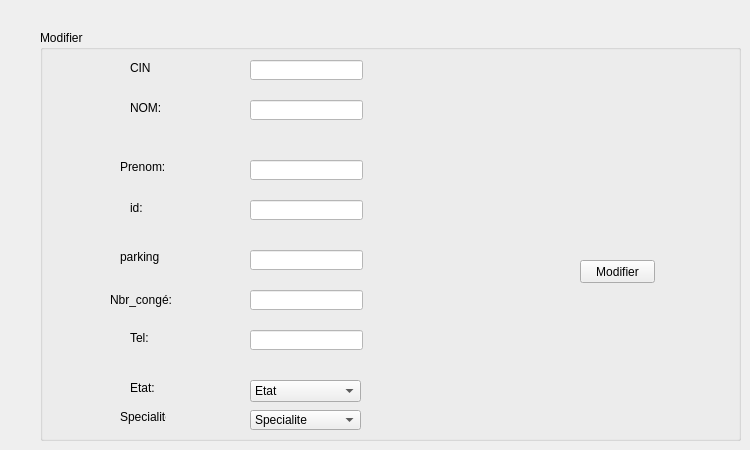
              <widget class="QWidget" name="tab_8">
               <attribute name="title">
                <string>Modifier Personnel</string>
               </attribute>
               <widget class="QGroupBox" name="groupBox_5">
                <property name="geometry">
                 <rect>
                  <x>40</x>
                  <y>30</y>
                  <width>701</width>
                  <height>411</height>
                 </rect>
                </property>
                <property name="styleSheet">
                 <string notr="true"/>
                </property>
                <property name="title">
                 <string>Modifier</string>
                </property>
                <widget class="QLabel" name="label_16">
                 <property name="geometry">
                  <rect>
                   <x>70</x>
                   <y>260</y>
                   <width>61</width>
                   <height>20</height>
                  </rect>
                 </property>
                 <property name="styleSheet">
                  <string notr="true"/>
                 </property>
                 <property name="text">
                  <string>Nbr_congé:</string>
                 </property>
                </widget>
                <widget class="QLabel" name="label_17">
                 <property name="geometry">
                  <rect>
                   <x>90</x>
                   <y>300</y>
                   <width>21</width>
                   <height>16</height>
                  </rect>
                 </property>
                 <property name="styleSheet">
                  <string notr="true"/>
                 </property>
                 <property name="text">
                  <string>Tel:</string>
                 </property>
                </widget>
                <widget class="QLineEdit" name="l_tel">
                 <property name="geometry">
                  <rect>
                   <x>210</x>
                   <y>300</y>
                   <width>113</width>
                   <height>20</height>
                  </rect>
                 </property>
                 <property name="styleSheet">
                  <string notr="true">background-color: rgb(255, 255, 255);</string>
                 </property>
                </widget>
                <widget class="QLabel" name="label_18">
                 <property name="geometry">
                  <rect>
                   <x>90</x>
                   <y>350</y>
                   <width>31</width>
                   <height>16</height>
                  </rect>
                 </property>
                 <property name="styleSheet">
                  <string notr="true"/>
                 </property>
                 <property name="text">
                  <string>Etat:</string>
                 </property>
                </widget>
                <widget class="QComboBox" name="cb_modifier">
                 <property name="geometry">
                  <rect>
                   <x>210</x>
                   <y>350</y>
                   <width>111</width>
                   <height>22</height>
                  </rect>
                 </property>
                 <item>
                  <property name="text">
                   <string>Etat</string>
                  </property>
                 </item>
                 <item>
                  <property name="text">
                   <string>celibataire</string>
                  </property>
                 </item>
                 <item>
                  <property name="text">
                   <string>en couple</string>
                  </property>
                 </item>
                 <item>
                  <property name="text">
                   <string>marie</string>
                  </property>
                 </item>
                 <item>
                  <property name="text">
                   <string>divorce</string>
                  </property>
                 </item>
                </widget>
                <widget class="QPushButton" name="pushButton_9">
                 <property name="geometry">
                  <rect>
                   <x>540</x>
                   <y>230</y>
                   <width>75</width>
                   <height>23</height>
                  </rect>
                 </property>
                 <property name="styleSheet">
                  <string notr="true"/>
                 </property>
                 <property name="text">
                  <string>Modifier</string>
                 </property>
                </widget>
                <widget class="QLabel" name="label_4">
                 <property name="geometry">
                  <rect>
                   <x>90</x>
                   <y>30</y>
                   <width>21</width>
                   <height>16</height>
                  </rect>
                 </property>
                 <property name="styleSheet">
                  <string notr="true"/>
                 </property>
                 <property name="text">
                  <string>CIN:</string>
                 </property>
                </widget>
                <widget class="QLabel" name="label_11">
                 <property name="geometry">
                  <rect>
                   <x>90</x>
                   <y>70</y>
                   <width>31</width>
                   <height>16</height>
                  </rect>
                 </property>
                 <property name="styleSheet">
                  <string notr="true"/>
                 </property>
                 <property name="text">
                  <string>NOM:</string>
                 </property>
                </widget>
                <widget class="QLabel" name="label_14">
                 <property name="geometry">
                  <rect>
                   <x>80</x>
                   <y>130</y>
                   <width>47</width>
                   <height>14</height>
                  </rect>
                 </property>
                 <property name="styleSheet">
                  <string notr="true"/>
                 </property>
                 <property name="text">
                  <string>Prenom:</string>
                 </property>
                </widget>
                <widget class="QLabel" name="label_15">
                 <property name="geometry">
                  <rect>
                   <x>90</x>
                   <y>170</y>
                   <width>31</width>
                   <height>16</height>
                  </rect>
                 </property>
                 <property name="styleSheet">
                  <string notr="true"/>
                 </property>
                 <property name="text">
                  <string>id:</string>
                 </property>
                </widget>
                <widget class="QLabel" name="label_19">
                 <property name="geometry">
                  <rect>
                   <x>80</x>
                   <y>220</y>
                   <width>47</width>
                   <height>14</height>
                  </rect>
                 </property>
                 <property name="styleSheet">
                  <string notr="true"/>
                 </property>
                 <property name="text">
                  <string>parking</string>
                 </property>
                </widget>
                <widget class="QLineEdit" name="l_CIN">
                 <property name="geometry">
                  <rect>
                   <x>210</x>
                   <y>30</y>
                   <width>113</width>
                   <height>20</height>
                  </rect>
                 </property>
                 <property name="styleSheet">
                  <string notr="true">background-color: rgb(255, 255, 255);</string>
                 </property>
                </widget>
                <widget class="QLineEdit" name="l_nom">
                 <property name="geometry">
                  <rect>
                   <x>210</x>
                   <y>70</y>
                   <width>113</width>
                   <height>20</height>
                  </rect>
                 </property>
                 <property name="styleSheet">
                  <string notr="true">background-color: rgb(255, 255, 255);</string>
                 </property>
                </widget>
                <widget class="QLineEdit" name="l_prenom">
                 <property name="geometry">
                  <rect>
                   <x>210</x>
                   <y>130</y>
                   <width>113</width>
                   <height>20</height>
                  </rect>
                 </property>
                 <property name="styleSheet">
                  <string notr="true">background-color: rgb(255, 255, 255);</string>
                 </property>
                </widget>
                <widget class="QLineEdit" name="l_mail">
                 <property name="geometry">
                  <rect>
                   <x>210</x>
                   <y>170</y>
                   <width>113</width>
                   <height>20</height>
                  </rect>
                 </property>
                 <property name="styleSheet">
                  <string notr="true">background-color: rgb(255, 255, 255);</string>
                 </property>
                </widget>
                <widget class="QLineEdit" name="l_adresse">
                 <property name="geometry">
                  <rect>
                   <x>210</x>
                   <y>220</y>
                   <width>113</width>
                   <height>20</height>
                  </rect>
                 </property>
                 <property name="styleSheet">
                  <string notr="true">background-color: rgb(255, 255, 255);</string>
                 </property>
                </widget>
                <widget class="QLineEdit" name="l_nbr_conge">
                 <property name="geometry">
                  <rect>
                   <x>210</x>
                   <y>260</y>
                   <width>113</width>
                   <height>20</height>
                  </rect>
                 </property>
                 <property name="styleSheet">
                  <string notr="true">background-color: rgb(255, 255, 255);</string>
                 </property>
                </widget>
                <widget class="QLabel" name="label_13">
                 <property name="geometry">
                  <rect>
                   <x>80</x>
                   <y>380</y>
                   <width>46</width>
                   <height>14</height>
                  </rect>
                 </property>
                 <property name="text">
                  <string>Specialite</string>
                 </property>
                </widget>
                <widget class="QComboBox" name="cb_genre_modifier">
                 <property name="geometry">
                  <rect>
                   <x>210</x>
                   <y>380</y>
                   <width>111</width>
                   <height>20</height>
                  </rect>
                 </property>
                 <item>
                  <property name="text">
                   <string>Specialite</string>
                  </property>
                 </item>
                 <item>
                  <property name="text">
                   <string>Monteur pneumatique</string>
                  </property>
                 </item>
                 <item>
                  <property name="text">
                   <string>Electricien</string>
                  </property>
                 </item>
                 <item>
                  <property name="text">
                   <string>Nouvel élément</string>
                  </property>
                 </item>
                </widget>
               </widget>
              </widget>
